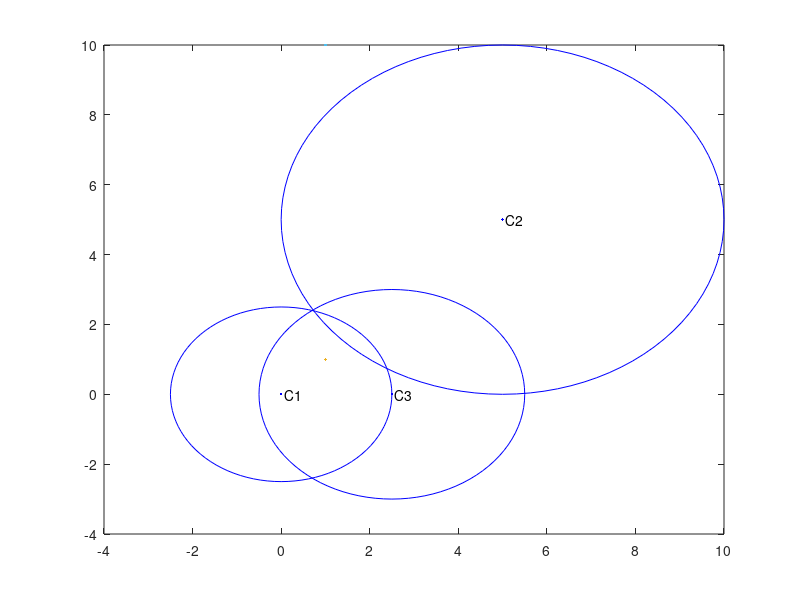

This chart was generated by the following MATLAB code: (Note: this script raises an error after producing the figure.)
%%% Problem 3
close all
clear all
clc

%% Initialise Paremeters
global r1 r2 r3; 
r1 = 2.5;
r2 = 5;
r3 = 3;
x1=0;
y1=0;
x2=5;
y2=5;
x3=2.5;
y3=0;

fig_plot = figure('visible','off');
th = 0:pi/50:2*pi;
xunit = r1 * cos(th) + x1;
yunit = r1 * sin(th) + y1;
plot(xunit, yunit, 'b', LineWidth=1);
hold on

xunit = r2 * cos(th) + x2;
yunit = r2 * sin(th) + y2;
plot(xunit, yunit, 'b', LineWidth=1);
xunit = r3 * cos(th) + x3;
yunit = r3 * sin(th) + y3;
plot(xunit, yunit, 'b', LineWidth=1);

plot(x1,y1,'b.', MarkerSize=10);
text(x1,y1,' C1');
plot(x2,y2,'b.', MarkerSize=10);
text(x2,y2,' C2')
plot(x3,y3,'b.', MarkerSize=10);
text(x3,y3,' C3')
jk = ones(2,1);
jk(1) = -4.0;
jk(2) = -4.0;
options = optimoptions(@fminunc,OptimalityTolerance = 1e-12);
[solorg,fval] = fminunc(@find_norm,jk, options);
% name = "../../results/prob_4_a";

% for i=0:5
%    try
%         r1 = 2.5 + (rand(1)-0.5);
%         r2 = 5 + (rand(1)-0.5);
%         r3 = 3 + (rand(1)-0.5);
%         [solmin,fval] = fminunc(@find_norm_4,[0,0]',options);
%         plot(solmin(1), solmin(2),'r*')
%     catch
%         fprintf('Inconsistent data in iteration skipped.\n');
%    end
% end

plot(xx,yy,'g*', MarkerSize=10);
    
grid on
axis equal
hold off
saveas(fig_plot,name,'jpg');

